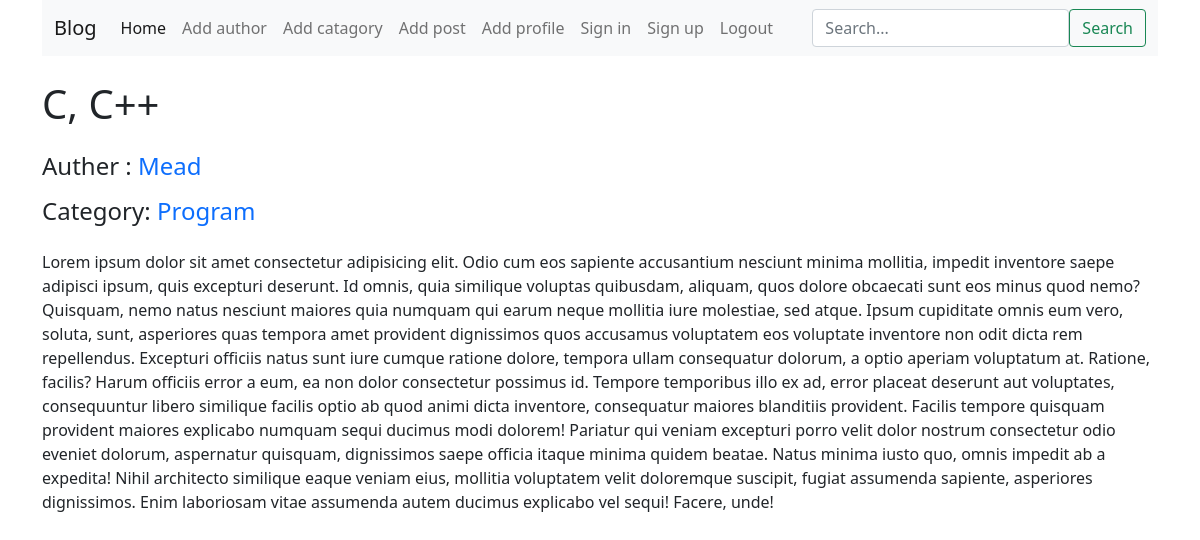
The page /post/single/8 on the database its author committed.
### posts/models.py (models this page shows, shortened)
class Post(models.Model):
    title = models.CharField(max_length=50)
    content = models.TextField()
    category = models.ManyToManyField(Category)
    author = models.ForeignKey(Author, on_delete=models.CASCADE)

### author/models.py (models this page shows, shortened)
class Author(models.Model):
    name = models.CharField(max_length=50)
    bio = models.TextField()
    phone_number = models.CharField(max_length=12)

### categories/models.py (models this page shows, shortened)
class Category(models.Model):
    name = models.CharField(max_length=50)

### posts/views.py (the view)
# urls.py: path('single/<int:post_id>', views.single_post, name="single_post"), # update posts
def single_post(request, post_id):
    post = Post.objects.get(pk=post_id)
    context= {
        "post": post
    }
    return render(request, "single_post.html",context)

### blogProject/forms.py
class SearchForm(forms.Form):
    query = forms.CharField(
        label='',
        max_length=100,
        widget=forms.TextInput(attrs={
            'class': 'form-control ',
            'placeholder': 'Search...'
        })
    )

### blogProject/context_processors.py (called while the page is built)
def search_form(request):
    search_form = SearchForm()
    return {'SearchForm': search_form}

### posts/templates/single_post.html (shortened to what this page needs)
{% extends 'base.html' %}
{% block content %}
  {% load crispy_forms_tags %}
  <h1 class="mt-4 mb-4">{{ post.title }}</h1>
  <h4 class="mt-3 mb-3">Auther : <span class="text-primary"> {{ post.author.name.capitalize }}</span></h4>
  <h4 class="mt-3 mb-3">
    Category:{% for category in post.category.all %}
      <span class="text-primary">{{ category.name.capitalize }}{% if not forloop.last %}, {% endif %}</span>
    {% endfor %}
  </h4>
  <p class="mt-4 mb-4 text-justify">{{ post.content }}</p>
{% endblock %}

### rows shown on the page
Post: title "C, C++", author.name "Mead", content "Lorem ipsum dolor sit amet consectetur adipisicing elit. Odio cum eos sapiente accusantium nesciunt minima mollitia, impedit inventore saepe adipisci ipsum, quis excepturi deserunt. Id omnis, quia similique voluptas quibusdam, aliquam, quos dolore obcaecati sunt eos minus quod nemo? Quisquam, nemo natus nesciunt maiores quia numquam qui earum neque mollitia iure molestiae, sed atque. Ipsum cupiditate omnis eum vero, soluta, sunt, asperiores quas tempora amet provident dignissimos quos accusamus voluptatem eos voluptate inventore non odit dicta rem repellendus. Excepturi officiis natus sunt iure cumque ratione dolore, tempora ullam consequatur dolorum, a optio aperiam voluptatum at. Ratione,…"
Category: name "Program"
